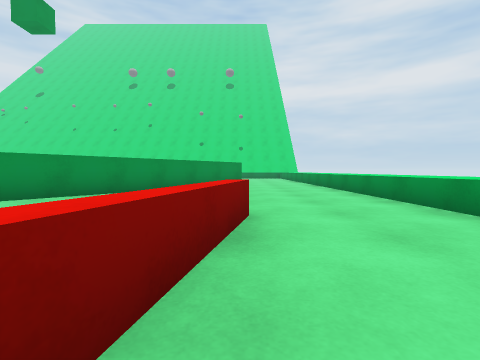
View 1 (above)

23 first-person views from a walk through a 3-D level made in the Unity game engine. The camera is 0.62 m above the floor, tilts 2° down and sees 85° across. The floor is counted in squares, 1 m on a side. Each view is taken from the middle of a square. On the plan, view 1 faces up. The plan holds only what a view shows up to about 9 squares ahead; the rest is blank. The place goes on beyond the plan. The player is left out. Surface patterns are stand-ins for the level's own textures.

View 2
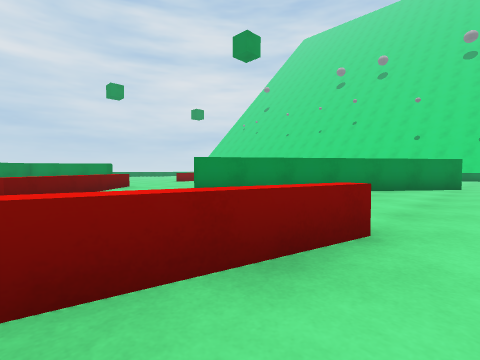

View 3
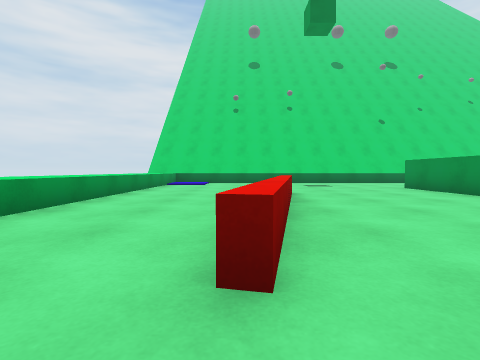

View 4
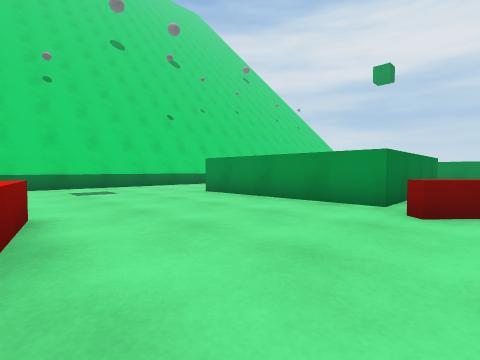

View 5
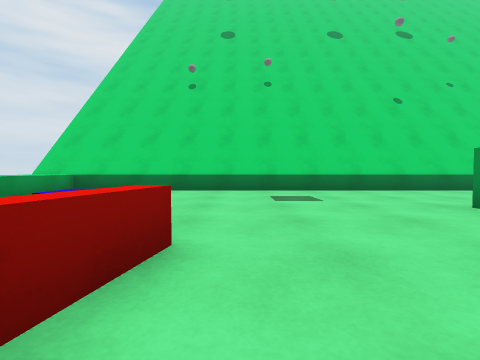

View 6
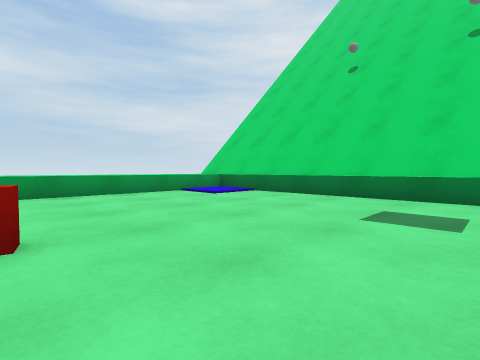

View 7
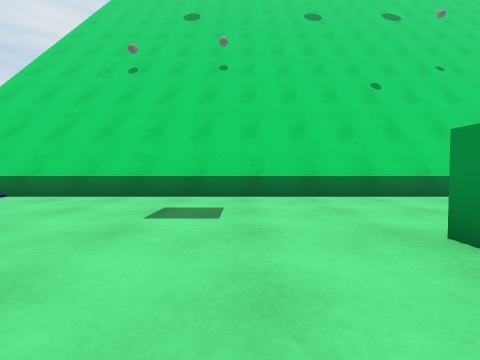

View 8
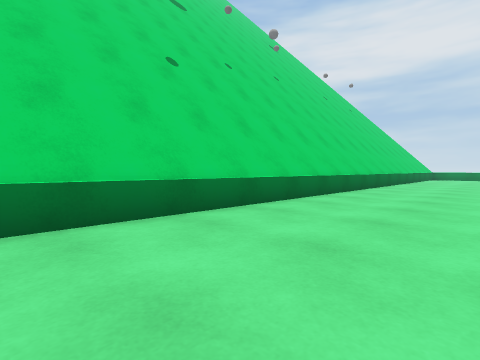

View 9
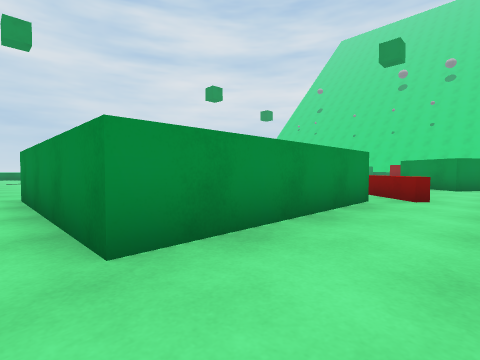

View 10
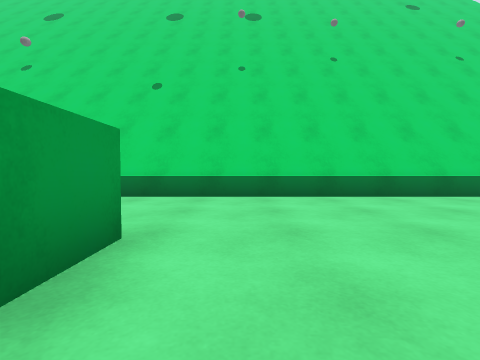

View 11
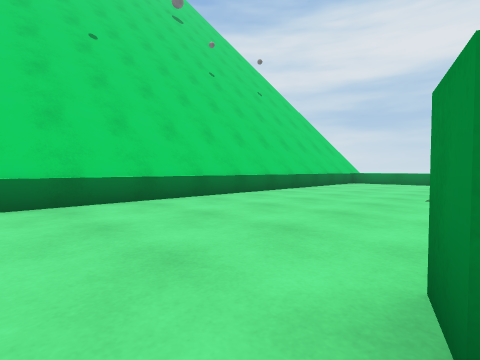

View 12
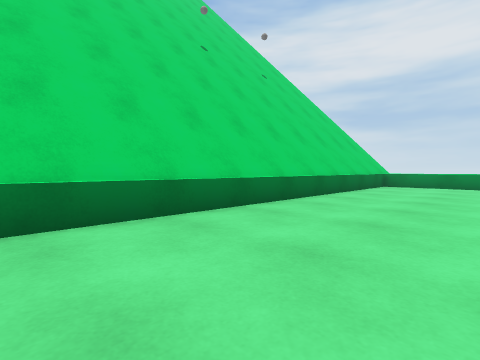

View 13
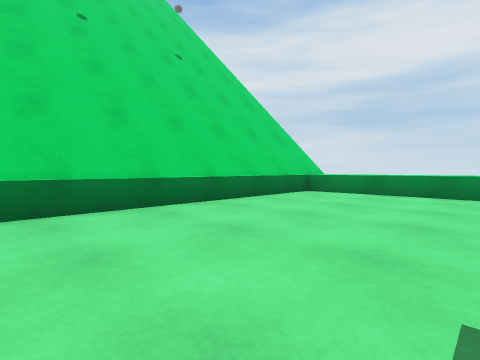

View 14
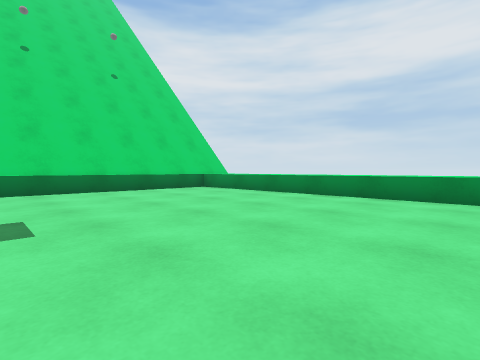

View 15
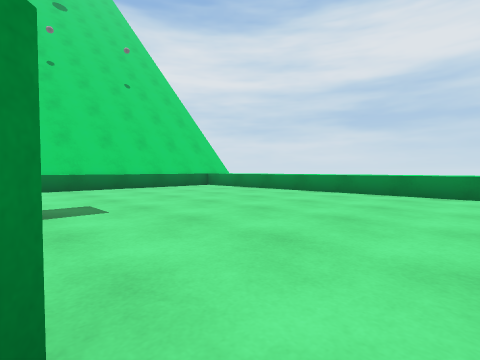

View 16
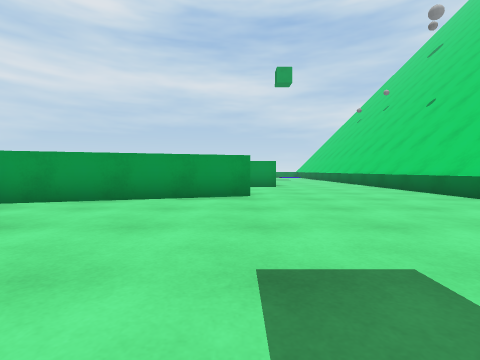

View 17
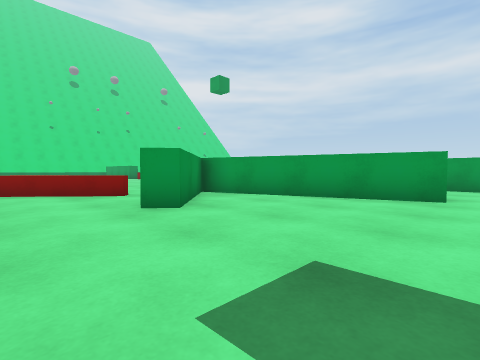

View 18
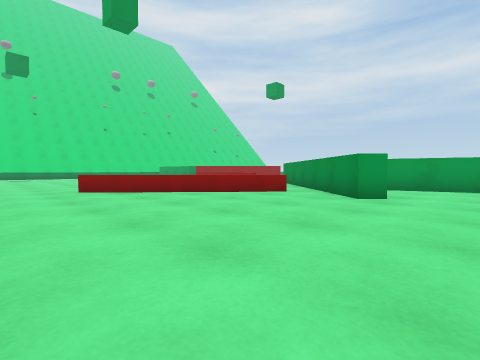

View 19
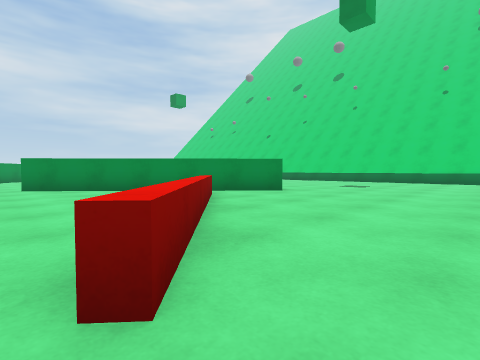

View 20
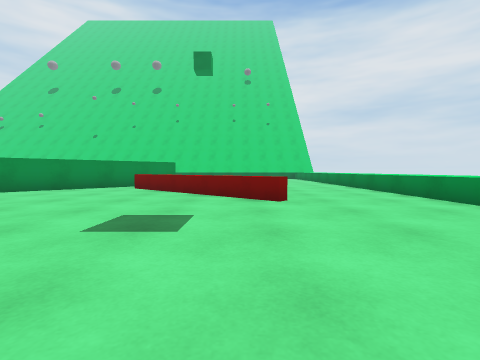

View 21
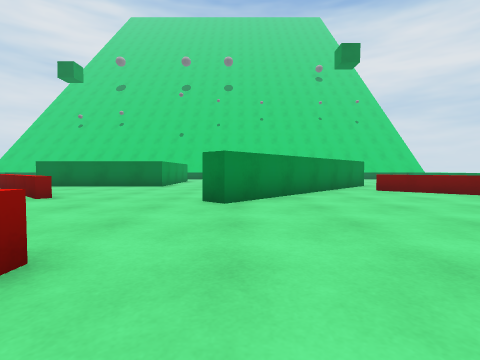

View 22
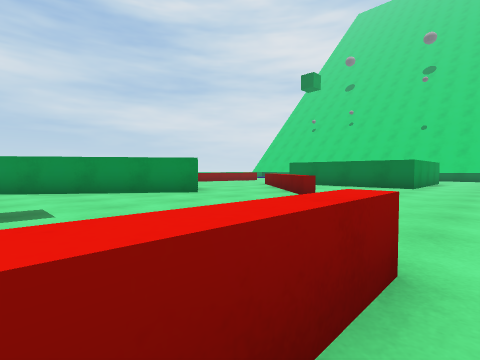

View 23
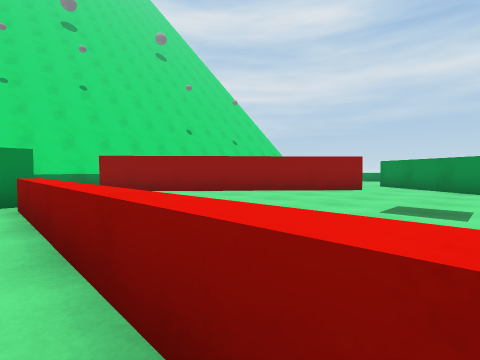

### Floor plan
Key: @ floor where view 1 was taken; # wall or solid block; . main floor; : floor 0.05 m higher than the main floor; = window, fence, low wall or low ledge; ^ raised ledge.
Columns run from 28 left of view 1 to 5 right of it. Each row starts with its distance up from view 1.
 18                   ##
 17                    ##
 16                #   .###
 15                .=  ...##
 14                .^  ....##
 13                .^  .......
 12       .        .^  .......###
 11      ...      ..^  ......###.
 10     .....    ...^  .....###...
  9    .......  .....  ....###......^
  8   ................ ....### .....^
  7  ^................ ...###  .....^
  6  ^....^.......#.......##.  .....^
  5  ^.....^......#....^.....   ....^
  4  ^......^....##.....^. ..  .....^
  3  ^.......^..## ......^ .. ..^...
  2    ........##  .......^#....^...
  1  ^........####  ...  ..=...^....^
  0 ^^.......##..#  .######....^@...^
 -1  ^...........#        #....^....^
 -2 ^^...........## .     #....^....^
 -3  ^............#..#    #.........^^
 -4  ^...............######.........^
 -5 ^^..............................^
 -6  ^..............................^
 -7  ^............................::^
 -8  ^............................::^
 -9  #################################

Where each view was taken, in squares from view 1:
view 1: 0 up, 0 right, facing up
view 2: 1 up, 1 right, facing up-left
view 3: 5 up, 0 right, facing down
view 4: 2 up, 1 left, facing down-left
view 5: 0 up, 2 left, facing down
view 6: 2 down, 4 left, facing down-right
view 7: 2 down, 4 left, facing down
view 8: 5 down, 5 left, facing down-left
view 9: 5 down, 4 left, facing up-left
view 10: 2 down, 12 left, facing down
view 11: 3 down, 13 left, facing down-left
view 12: 5 down, 15 left, facing down-left
view 13: 4 down, 19 left, facing down-left
view 14: 0 up, 20 left, facing down-left
view 15: 1 up, 19 left, facing down-left
view 16: 3 down, 21 left, facing right
view 17: 4 down, 21 left, facing up-right
view 18: 2 down, 25 left, facing up-right
view 19: 7 up, 24 left, facing down-right
view 20: 12 up, 22 left, facing down
view 21: 11 up, 14 left, facing down
view 22: 11 up, 13 left, facing down-right
view 23: 10 up, 13 left, facing up-right
